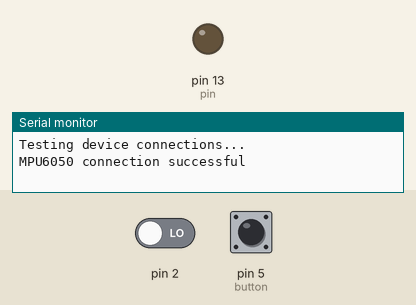
Simulated run of this sketch. Board: Arduino Uno, built with avr-gcc and run on an emulated ATmega328P. Parts: output pins drawn as LEDs (lit = HIGH), the last lines printed to the serial monitor. Inputs (shaded band) come from the test bench; at power-on: pin 2 LOW, pin 5 (button) HIGH. Pins used as bus, display or sensor lines are not drawn.

Above: at 1.2 s.
1.3 s: pin 2 driven HIGH
At 2.5 s:
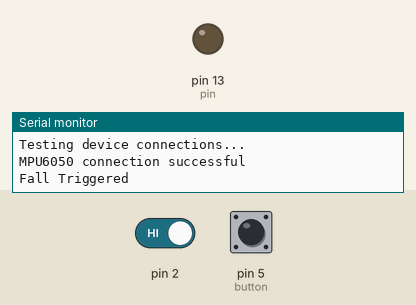
2.8 s: pin 5 (button) pulled LOW for 0.15 s
At 3.6 s:
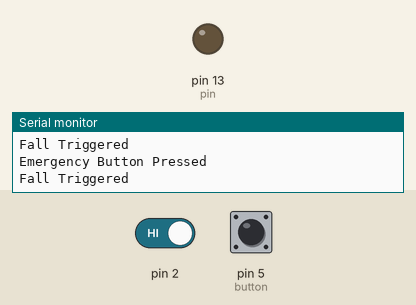
Timing chart, 0 to 5.8 s (numbered marks = the images above; inputs shaded):
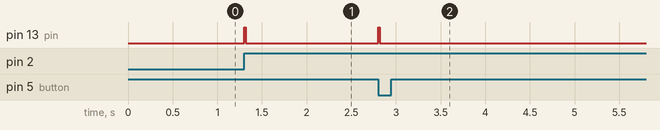

Measured:
- after the input at 1.3 s, pin 13 (pin): LOW → HIGH at once, → LOW 0.02 s later
- after the input at 2.8 s, pin 13 (pin): LOW → HIGH at once, → LOW 0.02 s later

The sketch:

freefall_2.ino
```cpp
#include <Wire.h>
#include <MPU6050.h>
#include <I2Cdev.h>

int buttonState;
int lastbuttonState;
const byte button = 5;
const byte fallTrigger = 11;
int pin = 13;
volatile int state = LOW;
bool fall = false;
MPU6050 accelgyro;         // Declare the instanced of the MPU6050

void setup()
{
  Serial.begin(9600);
  pinMode(button, INPUT);
  pinMode(fallTrigger, OUTPUT);
  pinMode(LED_BUILTIN, OUTPUT);
  digitalWrite(fallTrigger, LOW);
  Wire.begin();
  accelgyro.initialize();
  Serial.println("Testing device connections...");
  Serial.println(accelgyro.testConnection() ? "MPU6050 connection successful" : "MPU6050 connection failed");
  pinMode(pin, OUTPUT);
  attachInterrupt(digitalPinToInterrupt(2), fallDetection, RISING);
  // Setup interrupt Config
  accelgyro.setInterruptMode(0); // active high
  accelgyro.setInterruptDrive(0); // push pull
  accelgyro.setInterruptLatch(1); // latch until read
  accelgyro.setInterruptLatchClear(1); // clear on any read
  accelgyro.setIntDataReadyEnabled(false); // trigger interrupt on data ready
  accelgyro.setXAccelOffset(800);
  accelgyro.setYAccelOffset(-2718);
  accelgyro.setZAccelOffset(1145);
  accelgyro.setXGyroOffset(50);
  accelgyro.setXGyroOffset(44);
  accelgyro.setXGyroOffset(32);

  //Fall interrupt setup
  accelgyro.setIntFreefallEnabled(1);
  accelgyro.setFreefallDetectionThreshold(0x10);
  accelgyro.setFreefallDetectionDuration(0x05);

}

void loop()
{
  buttonState = digitalRead(button);
  if (buttonState == LOW && buttonState != lastbuttonState) {
    // message:
    Serial.println("Emergency Button Pressed");
    fall = true;
  }
  lastbuttonState = buttonState;
  if (fall) {
    Serial.println("Fall Triggered");
    digitalWrite(fallTrigger, HIGH);
    digitalWrite(LED_BUILTIN, HIGH);
    delay(20);
    digitalWrite(fallTrigger, LOW);
    digitalWrite(LED_BUILTIN, LOW);
    fall = false;
  }
}

void fallDetection()
{
  fall = true;
}
```
